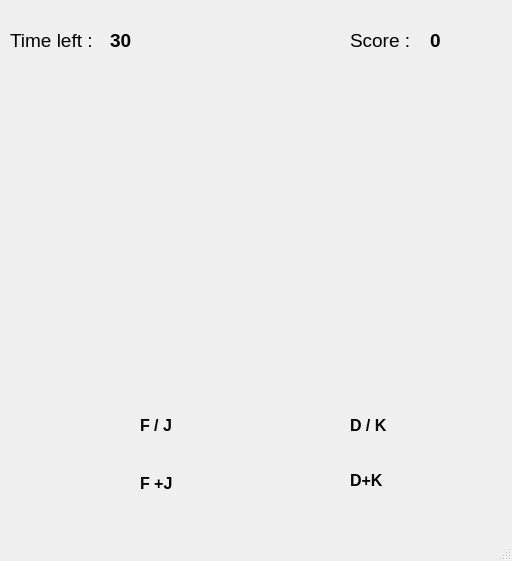
<?xml version="1.0" encoding="UTF-8"?>
<ui version="4.0">
 <class>Play</class>
 <widget class="QMainWindow" name="Play">
  <property name="geometry">
   <rect>
    <x>0</x>
    <y>0</y>
    <width>512</width>
    <height>561</height>
   </rect>
  </property>
  <property name="windowTitle">
   <string>MainWindow</string>
  </property>
  <widget class="QWidget" name="centralwidget">
   <widget class="QLabel" name="play_bg_label">
    <property name="geometry">
     <rect>
      <x>0</x>
      <y>0</y>
      <width>511</width>
      <height>391</height>
     </rect>
    </property>
    <property name="text">
     <string/>
    </property>
    <property name="pixmap">
     <pixmap resource="menu_bg.qrc">:/img/bg.png</pixmap>
    </property>
   </widget>
   <widget class="QLabel" name="timeleft_label">
    <property name="geometry">
     <rect>
      <x>10</x>
      <y>20</y>
      <width>171</width>
      <height>41</height>
     </rect>
    </property>
    <property name="font">
     <font>
      <pointsize>14</pointsize>
     </font>
    </property>
    <property name="text">
     <string>Time left : </string>
    </property>
   </widget>
   <widget class="QLabel" name="timer_label">
    <property name="geometry">
     <rect>
      <x>110</x>
      <y>30</y>
      <width>41</width>
      <height>21</height>
     </rect>
    </property>
    <property name="font">
     <font>
      <pointsize>14</pointsize>
      <weight>75</weight>
      <bold>true</bold>
     </font>
    </property>
    <property name="text">
     <string>30</string>
    </property>
   </widget>
   <widget class="QLabel" name="label">
    <property name="geometry">
     <rect>
      <x>30</x>
      <y>125</y>
      <width>51</width>
      <height>51</height>
     </rect>
    </property>
    <property name="text">
     <string/>
    </property>
    <property name="pixmap">
     <pixmap resource="menu_bg.qrc">:/img/drum.png</pixmap>
    </property>
   </widget>
   <widget class="QLabel" name="label_2">
    <property name="geometry">
     <rect>
      <x>80</x>
      <y>410</y>
      <width>41</width>
      <height>31</height>
     </rect>
    </property>
    <property name="text">
     <string/>
    </property>
    <property name="pixmap">
     <pixmap resource="menu_bg.qrc">:/img/red_note.png</pixmap>
    </property>
   </widget>
   <widget class="QLabel" name="label_3">
    <property name="geometry">
     <rect>
      <x>140</x>
      <y>417</y>
      <width>71</width>
      <height>16</height>
     </rect>
    </property>
    <property name="font">
     <font>
      <pointsize>12</pointsize>
      <weight>75</weight>
      <bold>true</bold>
     </font>
    </property>
    <property name="text">
     <string>F / J</string>
    </property>
   </widget>
   <widget class="QLabel" name="label_4">
    <property name="geometry">
     <rect>
      <x>285</x>
      <y>410</y>
      <width>41</width>
      <height>31</height>
     </rect>
    </property>
    <property name="text">
     <string/>
    </property>
    <property name="pixmap">
     <pixmap resource="menu_bg.qrc">:/img/blue_note.png</pixmap>
    </property>
   </widget>
   <widget class="QLabel" name="label_5">
    <property name="geometry">
     <rect>
      <x>350</x>
      <y>417</y>
      <width>71</width>
      <height>16</height>
     </rect>
    </property>
    <property name="font">
     <font>
      <pointsize>12</pointsize>
      <weight>75</weight>
      <bold>true</bold>
     </font>
    </property>
    <property name="text">
     <string>D / K</string>
    </property>
   </widget>
   <widget class="QLabel" name="note0">
    <property name="geometry">
     <rect>
      <x>190</x>
      <y>110</y>
      <width>31</width>
      <height>31</height>
     </rect>
    </property>
    <property name="text">
     <string/>
    </property>
    <property name="pixmap">
     <pixmap resource="menu_bg.qrc">:/img/red_note.png</pixmap>
    </property>
   </widget>
   <widget class="QLabel" name="note3">
    <property name="geometry">
     <rect>
      <x>220</x>
      <y>320</y>
      <width>31</width>
      <height>31</height>
     </rect>
    </property>
    <property name="text">
     <string/>
    </property>
    <property name="pixmap">
     <pixmap resource="menu_bg.qrc">:/img/red_note.png</pixmap>
    </property>
   </widget>
   <widget class="QLabel" name="note2">
    <property name="geometry">
     <rect>
      <x>300</x>
      <y>260</y>
      <width>31</width>
      <height>31</height>
     </rect>
    </property>
    <property name="text">
     <string/>
    </property>
    <property name="pixmap">
     <pixmap resource="menu_bg.qrc">:/img/red_note.png</pixmap>
    </property>
   </widget>
   <widget class="QLabel" name="note1">
    <property name="geometry">
     <rect>
      <x>360</x>
      <y>200</y>
      <width>31</width>
      <height>31</height>
     </rect>
    </property>
    <property name="text">
     <string/>
    </property>
    <property name="pixmap">
     <pixmap resource="menu_bg.qrc">:/img/red_note.png</pixmap>
    </property>
   </widget>
   <widget class="QLabel" name="note4">
    <property name="geometry">
     <rect>
      <x>350</x>
      <y>310</y>
      <width>31</width>
      <height>31</height>
     </rect>
    </property>
    <property name="text">
     <string/>
    </property>
    <property name="pixmap">
     <pixmap resource="menu_bg.qrc">:/img/blue_note.png</pixmap>
    </property>
   </widget>
   <widget class="QLabel" name="note5">
    <property name="geometry">
     <rect>
      <x>430</x>
      <y>290</y>
      <width>31</width>
      <height>31</height>
     </rect>
    </property>
    <property name="text">
     <string/>
    </property>
    <property name="pixmap">
     <pixmap resource="menu_bg.qrc">:/img/blue_note.png</pixmap>
    </property>
   </widget>
   <widget class="QLabel" name="note6">
    <property name="geometry">
     <rect>
      <x>410</x>
      <y>330</y>
      <width>31</width>
      <height>31</height>
     </rect>
    </property>
    <property name="text">
     <string/>
    </property>
    <property name="pixmap">
     <pixmap resource="menu_bg.qrc">:/img/blue_note.png</pixmap>
    </property>
   </widget>
   <widget class="QLabel" name="note7">
    <property name="geometry">
     <rect>
      <x>460</x>
      <y>340</y>
      <width>31</width>
      <height>31</height>
     </rect>
    </property>
    <property name="text">
     <string/>
    </property>
    <property name="pixmap">
     <pixmap resource="menu_bg.qrc">:/img/blue_note.png</pixmap>
    </property>
   </widget>
   <widget class="QLabel" name="score_label">
    <property name="geometry">
     <rect>
      <x>350</x>
      <y>20</y>
      <width>171</width>
      <height>41</height>
     </rect>
    </property>
    <property name="font">
     <font>
      <pointsize>14</pointsize>
     </font>
    </property>
    <property name="text">
     <string>Score : </string>
    </property>
   </widget>
   <widget class="QLabel" name="score">
    <property name="geometry">
     <rect>
      <x>430</x>
      <y>30</y>
      <width>41</width>
      <height>21</height>
     </rect>
    </property>
    <property name="font">
     <font>
      <pointsize>14</pointsize>
      <weight>75</weight>
      <bold>true</bold>
     </font>
    </property>
    <property name="text">
     <string>0</string>
    </property>
   </widget>
   <widget class="QLabel" name="label_6">
    <property name="geometry">
     <rect>
      <x>73</x>
      <y>460</y>
      <width>51</width>
      <height>51</height>
     </rect>
    </property>
    <property name="text">
     <string/>
    </property>
    <property name="pixmap">
     <pixmap resource="menu_bg.qrc">:/img/red_note_big.png</pixmap>
    </property>
   </widget>
   <widget class="QLabel" name="label_7">
    <property name="geometry">
     <rect>
      <x>140</x>
      <y>475</y>
      <width>71</width>
      <height>16</height>
     </rect>
    </property>
    <property name="font">
     <font>
      <pointsize>12</pointsize>
      <weight>75</weight>
      <bold>true</bold>
     </font>
    </property>
    <property name="text">
     <string>F +J</string>
    </property>
   </widget>
   <widget class="QLabel" name="label_8">
    <property name="geometry">
     <rect>
      <x>278</x>
      <y>460</y>
      <width>51</width>
      <height>51</height>
     </rect>
    </property>
    <property name="text">
     <string/>
    </property>
    <property name="pixmap">
     <pixmap resource="menu_bg.qrc">:/img/blue_note_big.png</pixmap>
    </property>
   </widget>
   <widget class="QLabel" name="label_9">
    <property name="geometry">
     <rect>
      <x>350</x>
      <y>472</y>
      <width>71</width>
      <height>16</height>
     </rect>
    </property>
    <property name="font">
     <font>
      <pointsize>12</pointsize>
      <weight>75</weight>
      <bold>true</bold>
     </font>
    </property>
    <property name="text">
     <string>D+K</string>
    </property>
   </widget>
   <widget class="QLabel" name="note8">
    <property name="geometry">
     <rect>
      <x>90</x>
      <y>260</y>
      <width>51</width>
      <height>51</height>
     </rect>
    </property>
    <property name="text">
     <string/>
    </property>
    <property name="pixmap">
     <pixmap resource="menu_bg.qrc">:/img/red_note_big.png</pixmap>
    </property>
   </widget>
   <widget class="QLabel" name="note9">
    <property name="geometry">
     <rect>
      <x>160</x>
      <y>250</y>
      <width>51</width>
      <height>51</height>
     </rect>
    </property>
    <property name="text">
     <string/>
    </property>
    <property name="pixmap">
     <pixmap resource="menu_bg.qrc">:/img/red_note_big.png</pixmap>
    </property>
   </widget>
   <widget class="QLabel" name="note10">
    <property name="geometry">
     <rect>
      <x>60</x>
      <y>125</y>
      <width>51</width>
      <height>51</height>
     </rect>
    </property>
    <property name="text">
     <string/>
    </property>
    <property name="pixmap">
     <pixmap resource="menu_bg.qrc">:/img/blue_note_big.png</pixmap>
    </property>
   </widget>
   <widget class="QLabel" name="note11">
    <property name="geometry">
     <rect>
      <x>200</x>
      <y>180</y>
      <width>51</width>
      <height>51</height>
     </rect>
    </property>
    <property name="text">
     <string/>
    </property>
    <property name="pixmap">
     <pixmap resource="menu_bg.qrc">:/img/blue_note_big.png</pixmap>
    </property>
   </widget>
   <zorder>label_8</zorder>
   <zorder>label_9</zorder>
   <zorder>label_7</zorder>
   <zorder>label_6</zorder>
   <zorder>play_bg_label</zorder>
   <zorder>timeleft_label</zorder>
   <zorder>timer_label</zorder>
   <zorder>label</zorder>
   <zorder>label_2</zorder>
   <zorder>label_3</zorder>
   <zorder>label_4</zorder>
   <zorder>label_5</zorder>
   <zorder>note0</zorder>
   <zorder>note3</zorder>
   <zorder>note2</zorder>
   <zorder>note1</zorder>
   <zorder>note4</zorder>
   <zorder>note5</zorder>
   <zorder>note6</zorder>
   <zorder>note7</zorder>
   <zorder>score_label</zorder>
   <zorder>score</zorder>
   <zorder>note8</zorder>
   <zorder>note9</zorder>
   <zorder>note10</zorder>
   <zorder>note11</zorder>
  </widget>
  <widget class="QStatusBar" name="statusbar"/>
  <widget class="QMenuBar" name="menubar">
   <property name="geometry">
    <rect>
     <x>0</x>
     <y>0</y>
     <width>512</width>
     <height>21</height>
    </rect>
   </property>
  </widget>
 </widget>
 <resources>
  <include location="menu_bg.qrc"/>
 </resources>
 <connections/>
</ui>
